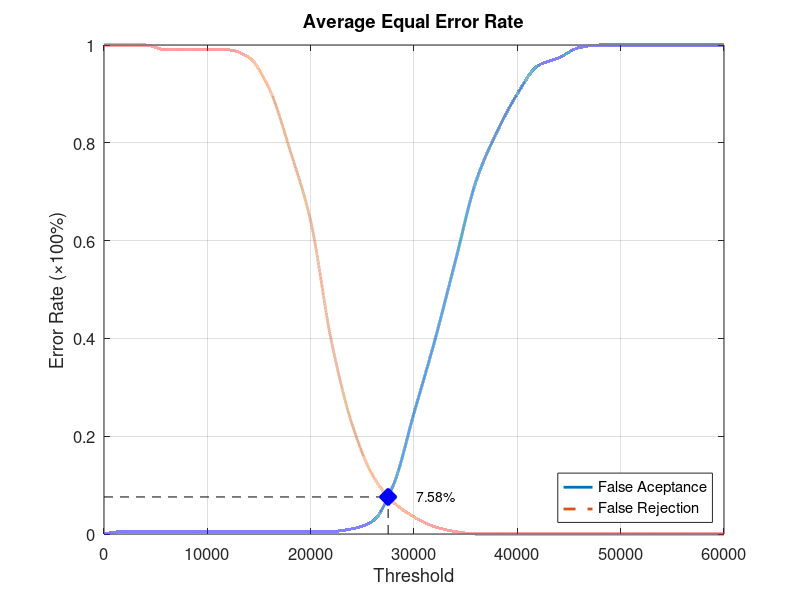
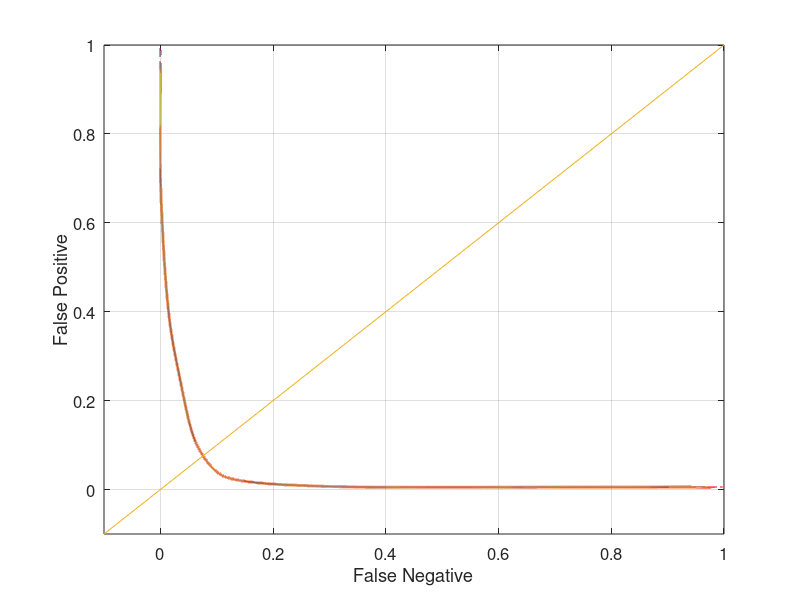

Here is the MATLAB script that generated these plots, in order:
function yEER = Database5_3
close all;
clear;
clc;
x = 0:2000:60000;
xq = 0:0.5:60000;

y0 = [0 0.00526316 0.00526316 0.00526316 0.00526316 0.00526316 0.00526316 0.00526316 0.00526316 0.00526316 0.00526316 0.00526316 0.0105263 0.0263158 0.1 0.247368 0.394737 0.557895 0.721053 0.821053 0.9 0.957895 0.973684 0.994737 1 1 1 1 1 1 1];
yy0 = interp1(x, y0, xq, 'pchip');
y1 = [1 1 1 0.99 0.99 0.99 0.99 0.975 0.91 0.785 0.64 0.395 0.225 0.12 0.065 0.035 0.015 0.005 0 0 0 0 0 0 0 0 0 0 0 0 0];
yy1 = interp1(x, y1, xq, 'pchip');

% Calculating EER: 
y2 = abs(y0 - y1);
find(y2 == min(y2))
yy2 = abs(yy0 - yy1);
xEER = find(yy2 == min(yy2));
xEERIndex = xq(xEER) % X-axis EER
yEER = yy0(xEER) % Y-axis EER

main = figure
plot(xq, yy0,'-','LineWidth', 2);	hold on
plot(xq, yy1,'--','LineWidth', 2);	hold on
plot([xEERIndex xEERIndex], [0 yEER], 'k--');	hold on
plot([0 xEERIndex], [yEER yEER], 'k--');	hold on
plot(xEERIndex, yEER, 'bx', 'LineWidth', 10);	hold on
text(xEERIndex + 10 * xEERIndex / 100, yEER, [num2str(round((10000 * yEER)) / 100) '%'])
legend('False Aceptance', 'False Rejection', 'Location', 'SouthEast')
xlabel('Threshold')
ylabel('Error Rate (\times100%)')
title('Average Equal Error Rate')
set(gca, 'FontSize', 12)
axis([0 60000 0 1])
grid on

print(main, 'Database5_3Main', '-dpng');
FNRxFPR = figure('Color', [1 1 1]);
plot(yy1, yy0, '-', yy1, yy0, 'LineWidth', 2);
hold on
y = -0.1:0.1:1
plot(y, y); 
set(gca, 'FontSize', 12)
xlabel('False Negative')
ylabel('False Positive')
axis([-0.1 1 -0.1 1])
set(gca, 'FontSize', 12)
grid on

print(FNRxFPR, 'Database5_3FNRxFPR','-dpng');
end
